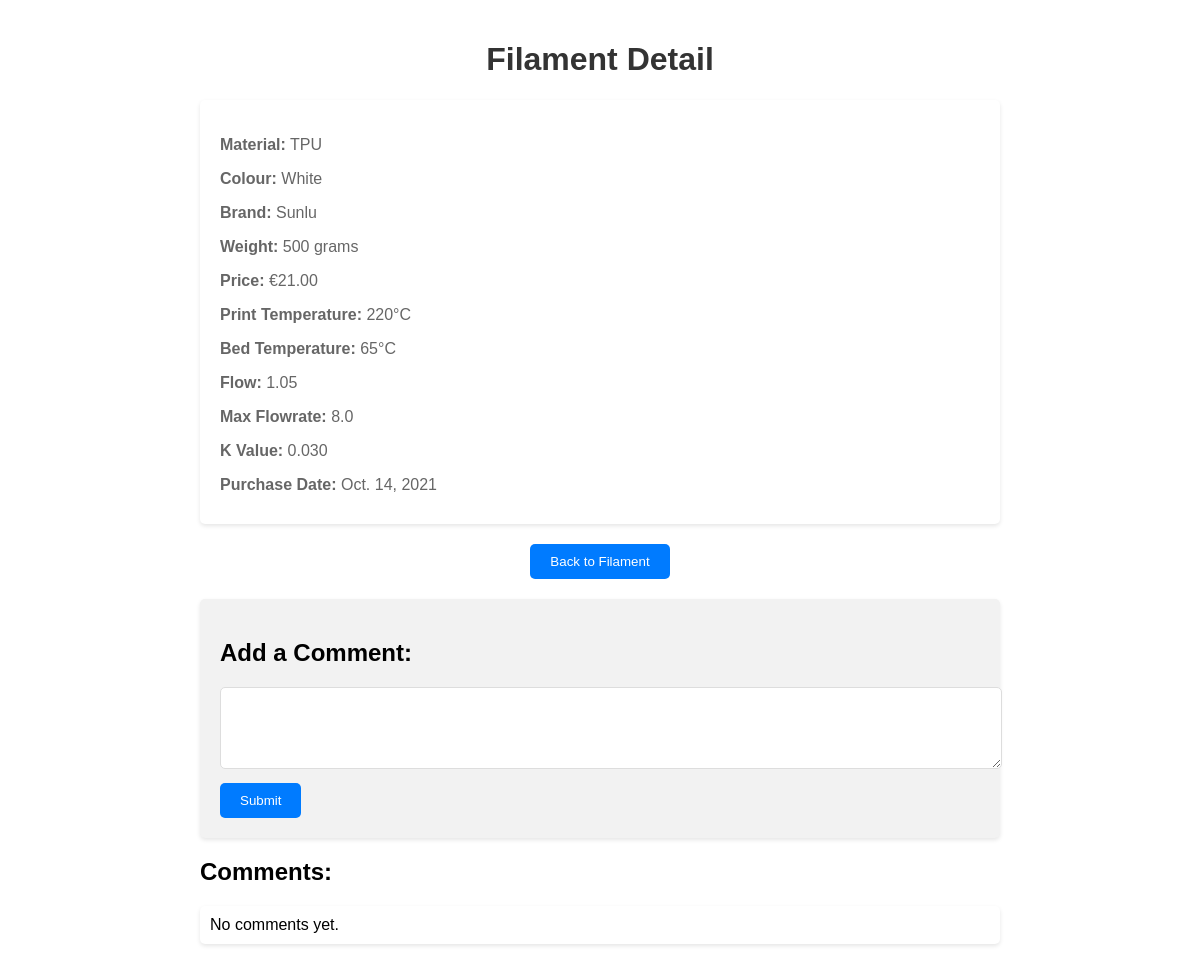
/filament/5/, run on the app's committed database.
### filamentManager/models.py (models this page shows, shortened)
class Filament(models.Model):
    class Material(models.TextChoices):
        PLA = "PLA", "PLA"
        PLACF = "PLACF", "PLA with carbon fiber"
        PLAsilk = "PLAsilk", "PLA silk"
        PLAplus = "PLA+", "PLA+ (generic)"
        PETG = "PETG", "PETG"
        ABS = "ABS", "ABS"
        ASA = "ASA", "ASA"
        TPU = "TPU", "TPU"
        TPE = "TPE", "TPE"
    material = models.CharField(max_length=10, choices=Material.choices)
    colour = models.CharField(max_length = 30)
    brand = models.CharField(max_length=50)
    weight = models.IntegerField() # weight in grams
    price = models.DecimalField(max_digits = 5, decimal_places = 2) # max 999.99
    print_temperature = models.IntegerField()
    bed_temperature = models.IntegerField()
    flow = models.DecimalField(default = 0.97, max_digits = 3, decimal_places = 2)
    max_flowrate = models.DecimalField(default = 12, max_digits = 3, decimal_places = 1)
    k_value = models.DecimalField(max_digits = 4, decimal_places = 3)
    purchase_date = models.DateField("Purchase date")

### filamentManager/views.py (the view)
# urls.py: path("<int:filament_id>/", views.detail, name="detail"),
def detail(request, filament_id):
    filament = get_object_or_404(Filament, pk=filament_id)
    return render(request, "filamentManager/detail.html", {"filament": filament})

### filamentManager/templates/filamentManager/detail.html (shortened to what this page needs)
{% load static %}
<!DOCTYPE html>
<html lang="en">
<head>
    <link rel="stylesheet" href="{% static 'filamentManager/detail.css' %}">
</head>
<body>
    <div class="container">
        <h1>Filament Detail</h1>
        {% if filament %}
            <div class="detail-info">
                <p><strong>Material:</strong> {{ filament.material }}</p>
                <p><strong>Colour:</strong> {{ filament.colour }}</p>
                <p><strong>Brand:</strong> {{ filament.brand }}</p>
                <p><strong>Weight:</strong> {{ filament.weight }} grams</p>
                <p><strong>Price:</strong> €{{ filament.price }}</p>
                <p><strong>Print Temperature:</strong> {{ filament.print_temperature }}°C</p>
                <p><strong>Bed Temperature:</strong> {{ filament.bed_temperature }}°C</p>
                <p><strong>Flow:</strong> {{ filament.flow }}</p>
                <p><strong>Max Flowrate:</strong> {{ filament.max_flowrate }}</p>
                <p><strong>K Value:</strong> {{ filament.k_value }}</p>
                <p><strong>Purchase Date:</strong> {{ filament.purchase_date }}</p>
            </div>
            <body>
                <div id="back-to-filament">
                    <button onclick="goBack()">Back to Filament</button>
                </div>
            </body>
            <div class="comment-form">
                <h2>Add a Comment:</h2>
                <form method="post" action="{% url 'add_comment' filament.id %}">
                    <textarea name="comment_text" rows="4" cols="50"></textarea><br>
                    <input type="submit" value="Submit">
                </form>
            </div>
            <div class="comment-list">
                <h2>Comments:</h2>
                {% for comment in filament.comment_set.all %}
                    <p>{{ comment.comment_text }}</p>
                {% empty %}
                    <p>No comments yet.</p>
                {% endfor %}
            </div>
        {% else %}
            <p>No filament found.</p>
        {% endif %}
    </div>
</body>
</html>

### filamentManager/static/filamentManager/detail.css (style rules this page uses)
body { font-family: Arial, sans-serif; background-color: rgba(255, 255, 255, 0.37); background-image: url("background.jpg"); background-repeat: no-repeat; background-size: cover; margin: 0; padding: 0; }
.container { max-width: 800px; margin: 0 auto; padding: 20px; }
h1 { color: #333; text-align: center; }
.detail-info { margin-top: 20px; padding: 20px; background-color: #fff; border-radius: 5px; box-shadow: 0 2px 4px rgba(0, 0, 0, 0.1); }
.detail-info p { color: #666; margin-bottom: 10px; }
.comment-form { margin-top: 20px; background-color: #f2f2f2; padding: 20px; border-radius: 5px; box-shadow: 0 2px 4px rgba(0, 0, 0, 0.1); }
.comment-form textarea { width: 100%; padding: 10px; border: 1px solid #ddd; border-radius: 5px; resize: vertical; margin-bottom: 10px; }
.comment-form input[type="submit"] { background-color: #007bff; color: #fff; border: none; padding: 10px 20px; cursor: pointer; border-radius: 5px; }
.comment-list { margin-top: 20px; }
.comment-list p { background-color: #fff; padding: 10px; border-radius: 5px; margin-bottom: 10px; box-shadow: 0 2px 4px rgba(0, 0, 0, 0.1); }
#back-to-filament { margin-top: 20px; text-align: center; }
#back-to-filament button { background-color: #007bff; color: #fff; border: none; padding: 10px 20px; cursor: pointer; border-radius: 5px; }

### data on the page
Filament: material "TPU", colour "White", brand "Sunlu", weight "500", price "21.00", print_temperature "220", bed_temperature "65", flow "1.05", max_flowrate "8.0", k_value "0.030", purchase_date "Oct. 14, 2021"
